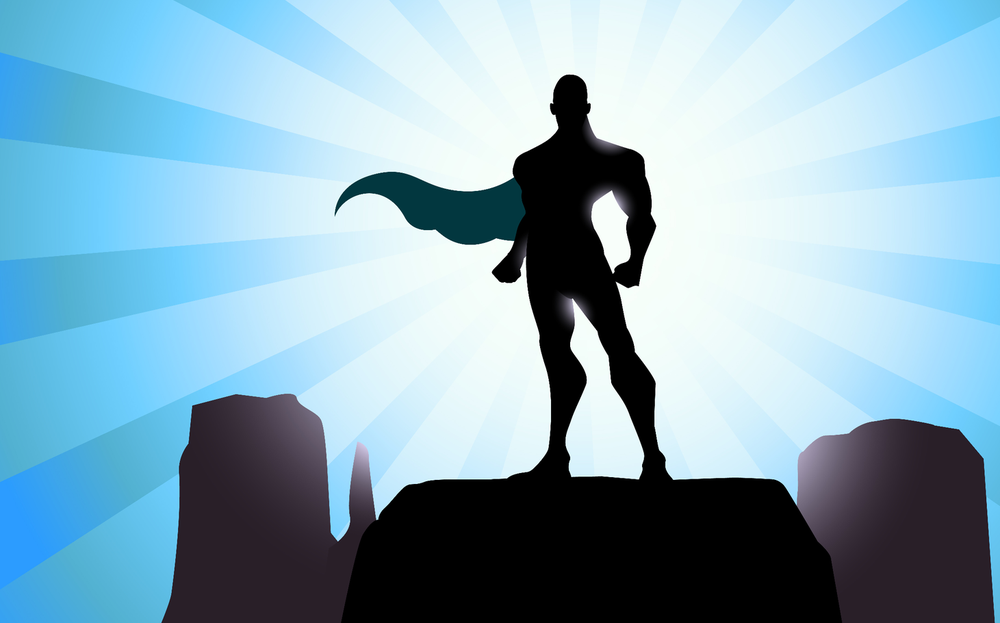
#> input picture Pictures/Superhero.png, 1000 x 623 px, shrunk from 1461 x 910 before the run
$ python Image_Convertion.py
#> lines starting #> are read from the running program, lines starting #| are printed output that depends on the picture
import cv2

img = cv2.imread('Pictures/Superhero.png',1)
#> img is the input picture: shape (623, 1000, 3); mean B, G, R 185.4, 167.9, 132.9

cv2.imshow('Us',img)
cv2.waitKey(0)
cv2.destroyAllWindows()

gray = cv2.cvtColor(img,cv2.COLOR_BGR2GRAY)
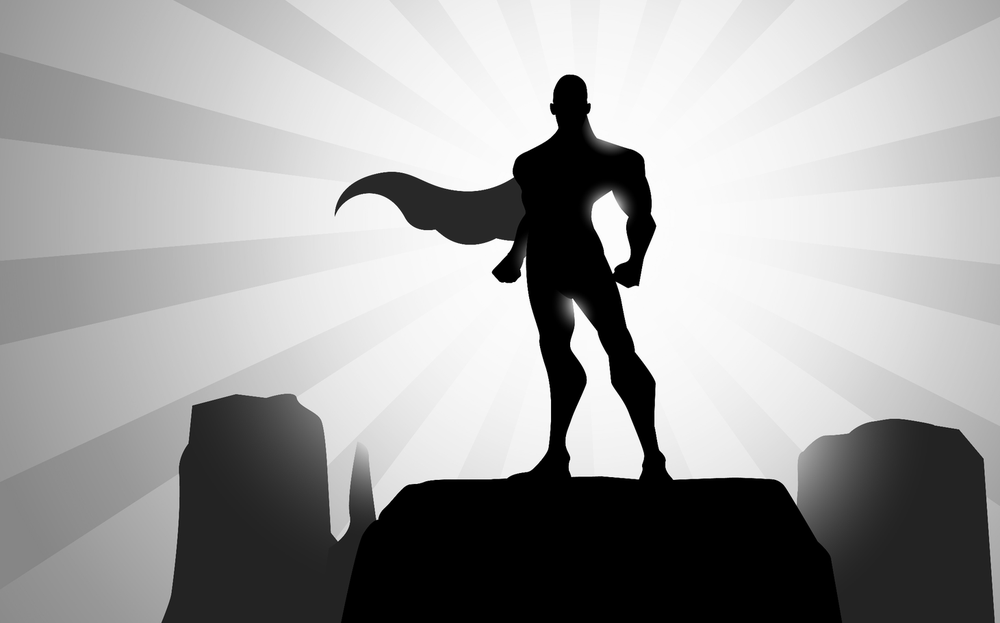
#> gray: shape (623, 1000); min 0, max 255, mean 159.4

cv2.imshow('PAST',gray)
cv2.waitKey(0)
cv2.destroyAllWindows()
